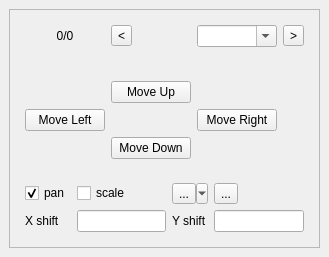
<?xml version="1.0" encoding="UTF-8"?>
<ui version="4.0">
 <class>teamtraining</class>
 <widget class="QDockWidget" name="teamtraining">
  <property name="geometry">
   <rect>
    <x>0</x>
    <y>0</y>
    <width>314</width>
    <height>257</height>
   </rect>
  </property>
  <property name="windowTitle">
   <string notr="true">teamtraining</string>
  </property>
  <widget class="QWidget" name="dockWidgetContents">
   <layout class="QGridLayout" name="gridLayout_3">
    <item row="0" column="0">
     <widget class="QFrame" name="browseFrame">
      <property name="sizePolicy">
       <sizepolicy hsizetype="Preferred" vsizetype="Preferred">
        <horstretch>0</horstretch>
        <verstretch>0</verstretch>
       </sizepolicy>
      </property>
      <property name="autoFillBackground">
       <bool>false</bool>
      </property>
      <property name="frameShape">
       <enum>QFrame::StyledPanel</enum>
      </property>
      <layout class="QGridLayout" name="gridLayout_2">
       <property name="margin">
        <number>6</number>
       </property>
       <item row="1" column="0">
        <widget class="QWidget" name="widget" native="true">
         <layout class="QGridLayout" name="gridLayout">
          <item row="1" column="2">
           <widget class="QComboBox" name="listCombo">
            <property name="toolTip">
             <string/>
            </property>
            <property name="accessibleName">
             <string notr="true"/>
            </property>
            <property name="accessibleDescription">
             <string notr="true"/>
            </property>
            <property name="editable">
             <bool>true</bool>
            </property>
            <property name="sizeAdjustPolicy">
             <enum>QComboBox::AdjustToContents</enum>
            </property>
           </widget>
          </item>
          <item row="1" column="1">
           <widget class="QToolButton" name="previousButton">
            <property name="sizePolicy">
             <sizepolicy hsizetype="Minimum" vsizetype="Fixed">
              <horstretch>0</horstretch>
              <verstretch>0</verstretch>
             </sizepolicy>
            </property>
            <property name="maximumSize">
             <size>
              <width>21</width>
              <height>16777215</height>
             </size>
            </property>
            <property name="toolTip">
             <string/>
            </property>
            <property name="accessibleName">
             <string notr="true"/>
            </property>
            <property name="accessibleDescription">
             <string/>
            </property>
            <property name="text">
             <string notr="true">&lt;</string>
            </property>
           </widget>
          </item>
          <item row="1" column="3">
           <widget class="QToolButton" name="nextButton">
            <property name="sizePolicy">
             <sizepolicy hsizetype="Minimum" vsizetype="Fixed">
              <horstretch>0</horstretch>
              <verstretch>0</verstretch>
             </sizepolicy>
            </property>
            <property name="maximumSize">
             <size>
              <width>21</width>
              <height>16777215</height>
             </size>
            </property>
            <property name="toolTip">
             <string/>
            </property>
            <property name="accessibleName">
             <string notr="true"/>
            </property>
            <property name="accessibleDescription">
             <string notr="true"/>
            </property>
            <property name="text">
             <string notr="true">&gt;</string>
            </property>
           </widget>
          </item>
          <item row="1" column="0">
           <widget class="QLabel" name="currentPosLabel">
            <property name="toolTip">
             <string/>
            </property>
            <property name="accessibleName">
             <string notr="true"/>
            </property>
            <property name="accessibleDescription">
             <string/>
            </property>
            <property name="text">
             <string notr="true">0/0</string>
            </property>
            <property name="alignment">
             <set>Qt::AlignCenter</set>
            </property>
           </widget>
          </item>
          <item row="3" column="1">
           <widget class="QPushButton" name="translateUp">
            <property name="text">
             <string>Move Up</string>
            </property>
           </widget>
          </item>
          <item row="5" column="2">
           <widget class="QPushButton" name="translateRight">
            <property name="text">
             <string>Move Right</string>
            </property>
           </widget>
          </item>
          <item row="6" column="1">
           <widget class="QPushButton" name="translateDown">
            <property name="text">
             <string>Move Down</string>
            </property>
           </widget>
          </item>
          <item row="5" column="0">
           <widget class="QPushButton" name="translateLeft">
            <property name="text">
             <string>Move Left</string>
            </property>
           </widget>
          </item>
          <item row="2" column="1">
           <spacer name="verticalSpacer">
            <property name="orientation">
             <enum>Qt::Vertical</enum>
            </property>
            <property name="sizeHint" stdset="0">
             <size>
              <width>20</width>
              <height>40</height>
             </size>
            </property>
           </spacer>
          </item>
         </layout>
        </widget>
       </item>
       <item row="2" column="0">
        <widget class="QWidget" name="widget_2" native="true">
         <layout class="QGridLayout" name="gridLayout_4">
          <item row="0" column="0">
           <widget class="QCheckBox" name="panCheck">
            <property name="text">
             <string>pan</string>
            </property>
            <property name="checked">
             <bool>true</bool>
            </property>
           </widget>
          </item>
          <item row="0" column="2">
           <widget class="QCheckBox" name="scaleCheck">
            <property name="text">
             <string>scale</string>
            </property>
           </widget>
          </item>
          <item row="0" column="3">
           <widget class="QToolButton" name="actionButton">
            <property name="sizePolicy">
             <sizepolicy hsizetype="Fixed" vsizetype="Fixed">
              <horstretch>0</horstretch>
              <verstretch>0</verstretch>
             </sizepolicy>
            </property>
            <property name="text">
             <string>...</string>
            </property>
            <property name="icon">
             <iconset>
              <normaloff>../icons/action.svg</normaloff>../icons/action.svg</iconset>
            </property>
            <property name="popupMode">
             <enum>QToolButton::MenuButtonPopup</enum>
            </property>
           </widget>
          </item>
          <item row="0" column="4">
           <widget class="QToolButton" name="editFormButton">
            <property name="toolTip">
             <string notr="true"/>
            </property>
            <property name="accessibleDescription">
             <string notr="true"/>
            </property>
            <property name="text">
             <string notr="true">...</string>
            </property>
            <property name="icon">
             <iconset>
              <normaloff>../icons/openform.svg</normaloff>../icons/openform.svg</iconset>
            </property>
           </widget>
          </item>
          <item row="1" column="4">
           <widget class="QLineEdit" name="yres"/>
          </item>
          <item row="1" column="2">
           <widget class="QLineEdit" name="xres"/>
          </item>
          <item row="1" column="0">
           <widget class="QLabel" name="label">
            <property name="text">
             <string>X shift</string>
            </property>
           </widget>
          </item>
          <item row="1" column="3">
           <widget class="QLabel" name="label_2">
            <property name="text">
             <string>Y shift</string>
            </property>
           </widget>
          </item>
         </layout>
        </widget>
       </item>
      </layout>
     </widget>
    </item>
   </layout>
  </widget>
 </widget>
 <resources/>
 <connections/>
</ui>
